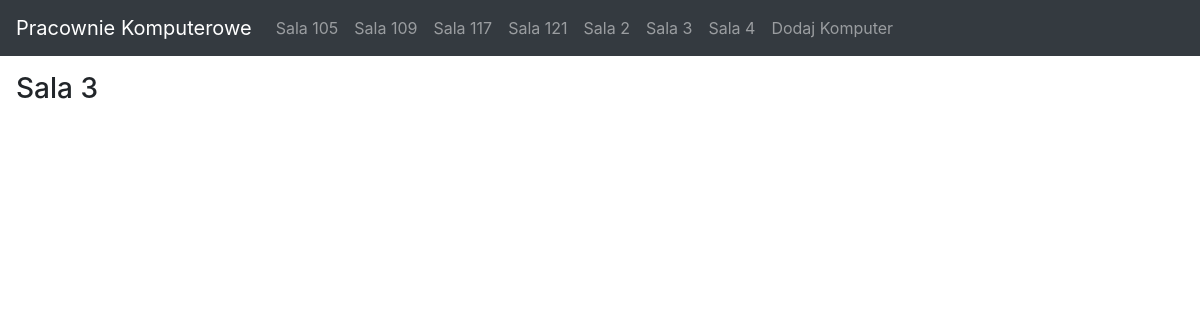
/s3/, run on an earlier commit of the app's database.
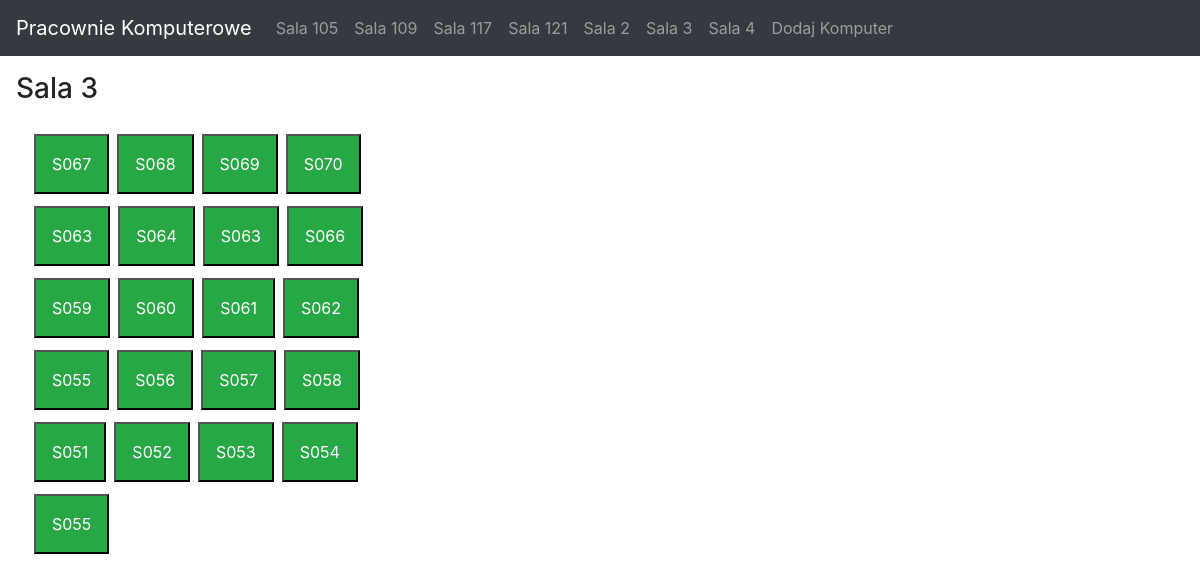
And on a later commit of the database.
### compView/models.py (models this page shows, shortened)
class Computer(models.Model):
    classR = models.ForeignKey(ClassRoom, on_delete=models.CASCADE)
    name = models.CharField(max_length=200, default ="test")
    ip = models.CharField(max_length=200, default ="test")
    sys = models.CharField(max_length=200, default ="test")
    cpu = models.CharField(max_length=200, default ="test")
    isOn = models.BooleanField()

### compView/views.py (the view)
# urls.py: path("s3/", views.s3, name="s3"),
def s3(response):
    cr = Computer.objects.filter(classR = "6")
    return render(response, "compView/sala3.html", {"cr":cr})

### compView/templates/compView/sala3.html (shortened to what this page needs)
{% extends 'compView/base.html' %}
{% load static %}
{% block content %}
<h3 class="pt-3 ml-3">Sala 3</h3>
<body>
    <div class="container pt-3">
        {%for class in cr%}
        {%if forloop.counter == 23 %}
        {% if class.isOn == True %}
            <button type="button" class="p-3 mb-2 bg-success text-white  text-center m-1" data-toggle="modal" data-target="#{{class.name}}">{{class.name}}</button>
            <div class="modal fade" id="{{class.name}}" tabindex="-1" role="dialog" aria-labelledby="exampleModalLabel" aria-hidden="true">
                <div class="modal-dialog" role="document">
                <div class="modal-content">
                    <div class="modal-header">
                    <h5 class="modal-title" id="exampleModalLabel">{{class.name}}</h5>
                    <button type="button" class="close" data-dismiss="modal" aria-label="Close">
                        <span aria-hidden="true">&times;</span>
                    </button>
                    </div>
                    <div class="modal-body">
                    {{class.ip }}<br>
                    {{class.sys}}<br>
                    {{class.cpu}}
                    </div>
                    <div class="modal-footer">
                    <button type="button" class="btn btn-secondary " data-dismiss="modal">Zamknij</button>
                    </div>
                </div>
                </div>
            </div>
            <button type="button"  class="p-3 mb-2 text-white  text-center m-1 invisible"></button>
            {%else%}
                <button type="button" class="p-3 mb-2 bg-danger text-white w-25 text-center m-1" data-toggle="modal" data-target="#{{class.name}}">{{class.name}}</button>
                    <div class="modal fade" id="{{class.name}}" tabindex="-1" role="dialog" aria-labelledby="exampleModalLabel" aria-hidden="true">
                        <div class="modal-dialog" role="document">
                        <div class="modal-content">
                            <div class="modal-header">
                                <h5 class="modal-title" id="exampleModalLabel">{{class.name}}</h5>
                                <button type="button" class="close" data-dismiss="modal" aria-label="Close">
                                    <span aria-hidden="true">&times;</span>
                                </button>
                                </div>
                                <div class="modal-body">
                                {{class.ip }}<br>
                                {{class.sys}}<br>
                                {{class.cpu}}
                                </div>
                                <div class="modal-footer">
                                    <button type="button" class="btn btn-secondary " data-dismiss="modal">Zamknij</button>
                                </div>
                            </div>
                        </div>
                    </div>
            {%endif%}
        {%else%}
            {%if forloop.counter == 1  %}
                    <div class="row">
            {%endif%}
            {% if class.isOn == True %}
            <button type="button" class="p-3 mb-2 bg-success text-white text-center m-1" data-toggle="modal" data-target="#{{class.name}}">{{class.name}}</button>
                {%if forloop.counter|divisibleby:4 or  forloop.counter == 20 %}
                        </div>
                        <div class="row">
                {%endif%}
            {%endif%}
        {%endif%}
        {% endfor %}
    </div>
</body>
{% endblock %}

What changed in the data, as far as the page shows it:
added Computer: name "S067"
added Computer: name "S068"
added Computer: name "S069"
added Computer: name "S070"
added Computer: name "S063"
added Computer: name "S064"
added Computer: name "S063"
added Computer: name "S066"
added Computer: name "S059"
added Computer: name "S060"
added Computer: name "S061"
added Computer: name "S062"
added Computer: name "S055"
added Computer: name "S056"
added Computer: name "S057"
added Computer: name "S058"
added Computer: name "S051"
added Computer: name "S052"
added Computer: name "S053"
added Computer: name "S054"
added Computer: name "S055"
